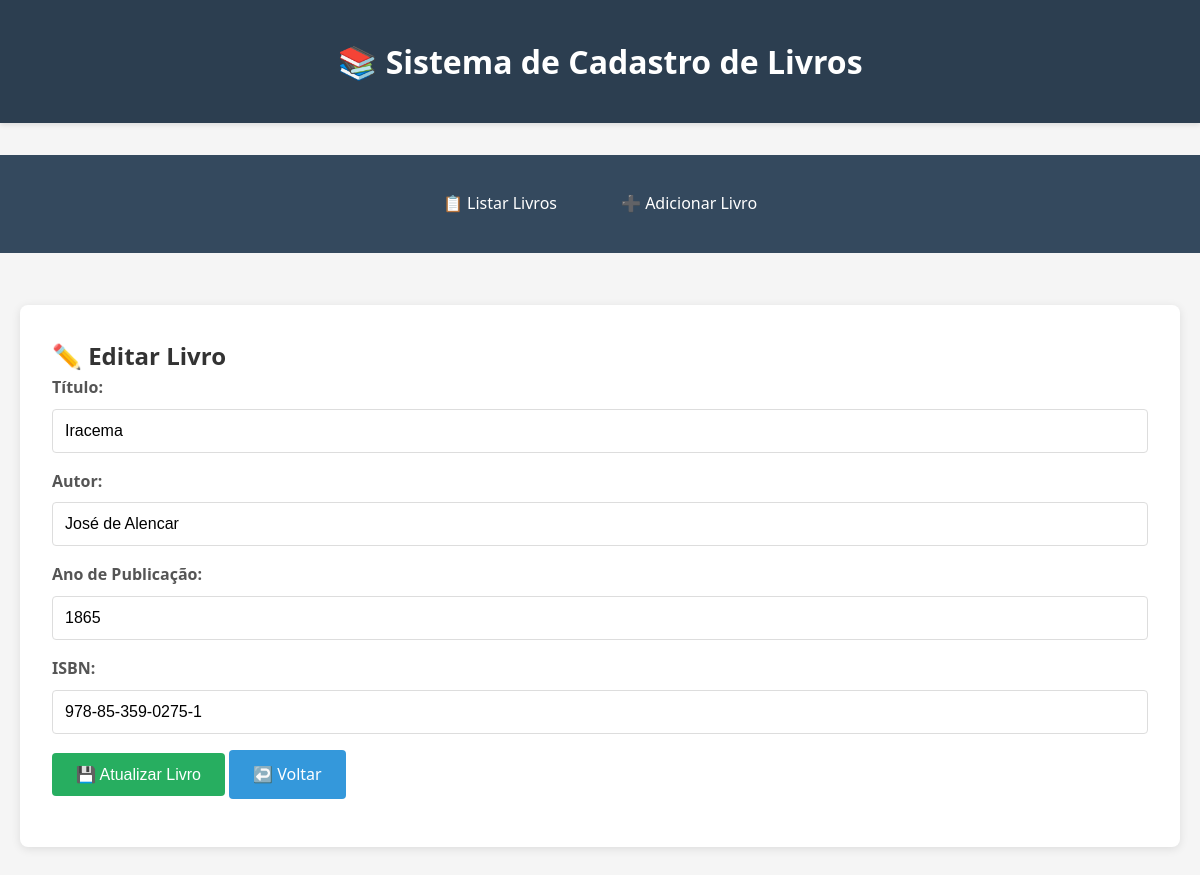
Page /livros.php?acao=editar&id=3 on the committed database.
### tables this page shows
CREATE TABLE IF NOT EXISTS livros (
    id INT AUTO_INCREMENT PRIMARY KEY,
    titulo VARCHAR(255) NOT NULL,
    autor VARCHAR(255) NOT NULL,
    ano INT NOT NULL,
    isbn VARCHAR(20) NOT NULL,
    created_at TIMESTAMP DEFAULT CURRENT_TIMESTAMP,
    updated_at TIMESTAMP DEFAULT CURRENT_TIMESTAMP ON UPDATE CURRENT_TIMESTAMP,
    
    INDEX idx_titulo (titulo),
    INDEX idx_autor (autor),
    INDEX idx_ano (ano),
    UNIQUE INDEX idx_isbn (isbn)
);

### config/Database.php (called while the page is built, shortened)
<?php
class Database
{
    private static ?PDO $conexao = null;
    private string $host = 'localhost';
    private string $dbname = 'sistema_completo';
    private string $username = 'root';
    private string $password = '&tec77@info!';
    private function conectar(): void
    {
        try {
            $dsn = "mysql:host={$this->host};dbname={$this->dbname};charset=utf8mb4";
            self::$conexao = new PDO($dsn, $this->username, $this->password, [
                PDO::ATTR_ERRMODE => PDO::ERRMODE_EXCEPTION,
                PDO::ATTR_DEFAULT_FETCH_MODE => PDO::FETCH_ASSOC,
                PDO::ATTR_EMULATE_PREPARES => false
            ]);
        } catch (PDOException $e) {
            die("Erro na conexão com o banco de dados: " . $e->getMessage());
        }
    }
    public function getConexao(): PDO
    {
        return self::$conexao;
    }
}
?>

### models/LivroRepository.php (called while the page is built, shortened)
<?php
require_once __DIR__ . '/../config/Database.php';
class LivroRepository
{
    private PDO $conexao;
    public function __construct(Database $database)
    {
        $this->conexao = $database->getConexao();
    }
    public function buscarPorId(int $id): ?Livro
    {
        try {
            $sql = "SELECT * FROM livros WHERE id = :id";
            $stmt = $this->conexao->prepare($sql);
            $stmt->execute([':id' => $id]);
            $row = $stmt->fetch();
            if ($row) {
                return new Livro(
                    $row['id'],
                    $row['titulo'],
                    $row['autor'],
                    $row['ano'],
                    $row['isbn']
                );
            }
            return null;
        } catch (PDOException $e) {
            error_log("Erro ao buscar livro: " . $e->getMessage());
            return null;
        }
    }
}
?>

### models/Livro.php (called while the page is built, shortened)
<?php
class Livro
{
    private ?int $id;
    private string $titulo;
    private string $autor;
    private int $ano;
    private string $isbn;
    public function __construct(?int $id, string $titulo, string $autor, int $ano, string $isbn)
    {
        $this->id = $id;
    }
    public function getId(): ?int
    {
        return $this->id;
    }
    public function getTitulo(): string
    {
        return $this->titulo;
    }
    public function getAutor(): string
    {
        return $this->autor;
    }
    public function getAno(): int
    {
        return $this->ano;
    }
    public function getIsbn(): string
    {
        return $this->isbn;
    }
    public function setTitulo(string $titulo): void
    {
        $this->titulo = trim($titulo);
    }
    public function setAutor(string $autor): void
    {
        $this->autor = trim($autor);
    }
    public function setAno(int $ano): void
    {
        $anoAtual = (int)date('Y');
        $this->ano = $ano;
    }
    public function setIsbn(string $isbn): void
    {
        $isbnLimpo = preg_replace('/[-\s]/', '', $isbn);
        $this->isbn = trim($isbn);
    }
}
?>

### public/livros/editar.php (the view)
<?php include 'views/layout.php'; ?>
<div class="card">
    <h2>✏️ Editar Livro</h2>
    <form method="POST" action="livros.php?acao=editar&id=<?= $livro->getId() ?>">
        <div class="form-group">
            <label for="titulo">Título:</label>
            <input type="text" id="titulo" name="titulo" required
                   value="<?= htmlspecialchars($livro->getTitulo()) ?>">
        </div>
        <div class="form-group">
            <label for="autor">Autor:</label>
            <input type="text" id="autor" name="autor" required
                   value="<?= htmlspecialchars($livro->getAutor()) ?>">
        </div>
        <div class="form-group">
            <label for="ano">Ano de Publicação:</label>
            <input type="number" id="ano" name="ano" required min="1000" max="<?= date('Y') + 1 ?>"
                   value="<?= $livro->getAno() ?>">
        </div>
        <div class="form-group">
            <label for="isbn">ISBN:</label>
            <input type="text" id="isbn" name="isbn" required
                   value="<?= htmlspecialchars($livro->getIsbn()) ?>">
        </div>
        <div class="form-group">
            <button type="submit" class="btn btn-success">💾 Atualizar Livro</button>
            <a href="index.php" class="btn">↩️ Voltar</a>
        </div>
    </form>
</div>
</body>
</html>

### public/livros/layout.php (style rules this page uses)
* { margin: 0; padding: 0; box-sizing: border-box; }
body { font-family: 'Segoe UI', Tahoma, Geneva, Verdana, sans-serif; background-color: #f5f5f5; color: #333; line-height: 1.6; }
.card { background: white; border-radius: 8px; padding: 2rem; box-shadow: 0 2px 10px rgba(0,0,0,0.1); margin-bottom: 2rem; }
.form-group { margin-bottom: 1rem; }
label { display: block; margin-bottom: 0.5rem; font-weight: bold; color: #555; }
input[type="text"], input[type="number"] { width: 100%; padding: 0.75rem; border: 1px solid #ddd; border-radius: 4px; font-size: 1rem; }
.btn { display: inline-block; padding: 0.75rem 1.5rem; background-color: #3498db; color: white; text-decoration: none; border: none; border-radius: 4px; cursor: pointer; font-size: 1rem; transition: background-color 0.3s; }
.btn-success { background-color: #27ae60; }

### rows in the picture
livros: titulo "Iracema", autor "José de Alencar", ano "1865", isbn "978-85-359-0275-1"
